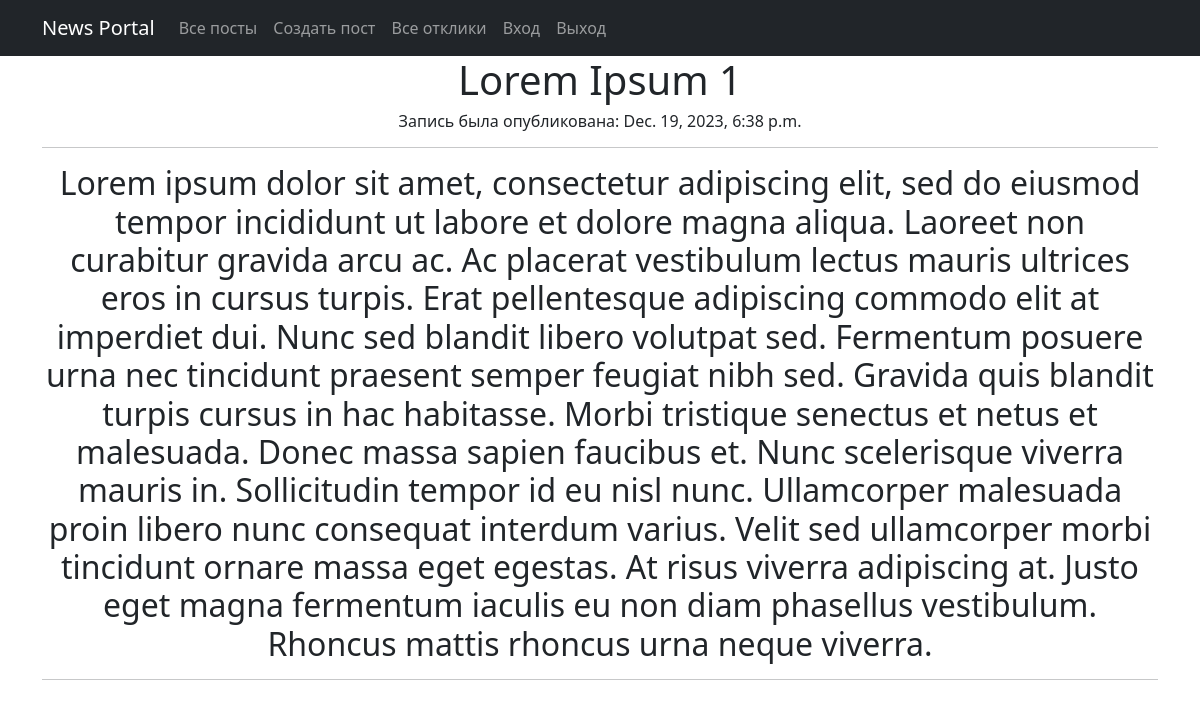
/post/1, run on the app's committed database.
### app/models.py (models this page shows, shortened)
class Post(models.Model):
    author = models.ForeignKey(Author, on_delete=models.CASCADE)
    category = models.CharField(max_length=30, choices=POST_CATEGORY, default=Tank)
    headline = models.CharField(max_length=100)
    text = models.TextField(max_length=1000)
    time_create = models.DateTimeField(auto_now_add=True)
    response = models.ManyToManyField(User)

### app/views.py (the view)
# urls.py: path('<int:pk>', PostDetail.as_view(), name='post_detail'),
class PostDetail(DetailView):
    model = Post
    ordering = 'author_id'
    template_name = 'flatpages/post_detail.html'
    context_object_name = 'post_detail'

### templates/flatpages/post_detail.html (shortened to what this page needs)
{% extends 'flatpages/default.html' %}
{% block content %}
<h1>{{ post_detail.headline }}</h1>
<h6>Запись была опубликована: {{ post_detail.time_create }}</h6>
<hr>
<h2>{{ post_detail.text }}</h2>
<hr>
{% endblock content %}

### data on the page
Post: headline "Lorem Ipsum 1", time_create "Dec. 19, 2023, 6:38 p.m.", text "Lorem ipsum dolor sit amet, consectetur adipiscing elit, sed do eiusmod tempor incididunt ut labore et dolore magna aliqua. Laoreet non curabitur gravida arcu ac. Ac placerat vestibulum lectus mauris ultrices eros in cursus turpis. Erat pellentesque adipiscing commodo elit at imperdiet dui. Nunc sed blandit libero volutpat sed. Fermentum posuere urna nec tincidunt praesent semper feugiat nibh sed. Gravida quis blandit turpis cursus in hac habitasse. Morbi tristique senectus et netus et malesuada. Donec massa sapien faucibus et. Nunc scelerisque viverra mauris in. Sollicitudin tempor id eu nisl nunc. Ullamcorper malesuada proin libero nunc consequat interdum varius. Velit sed ullamcorper…"
